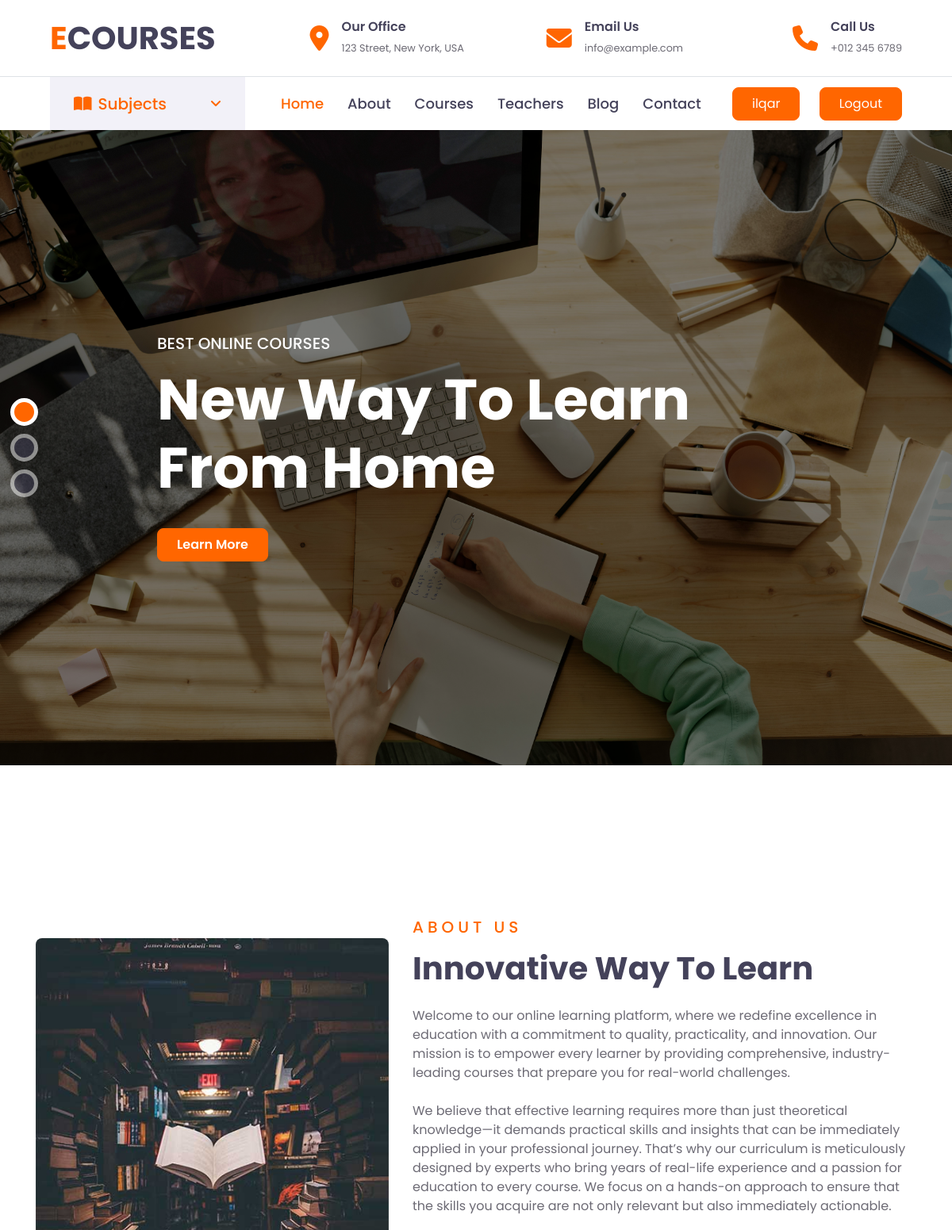
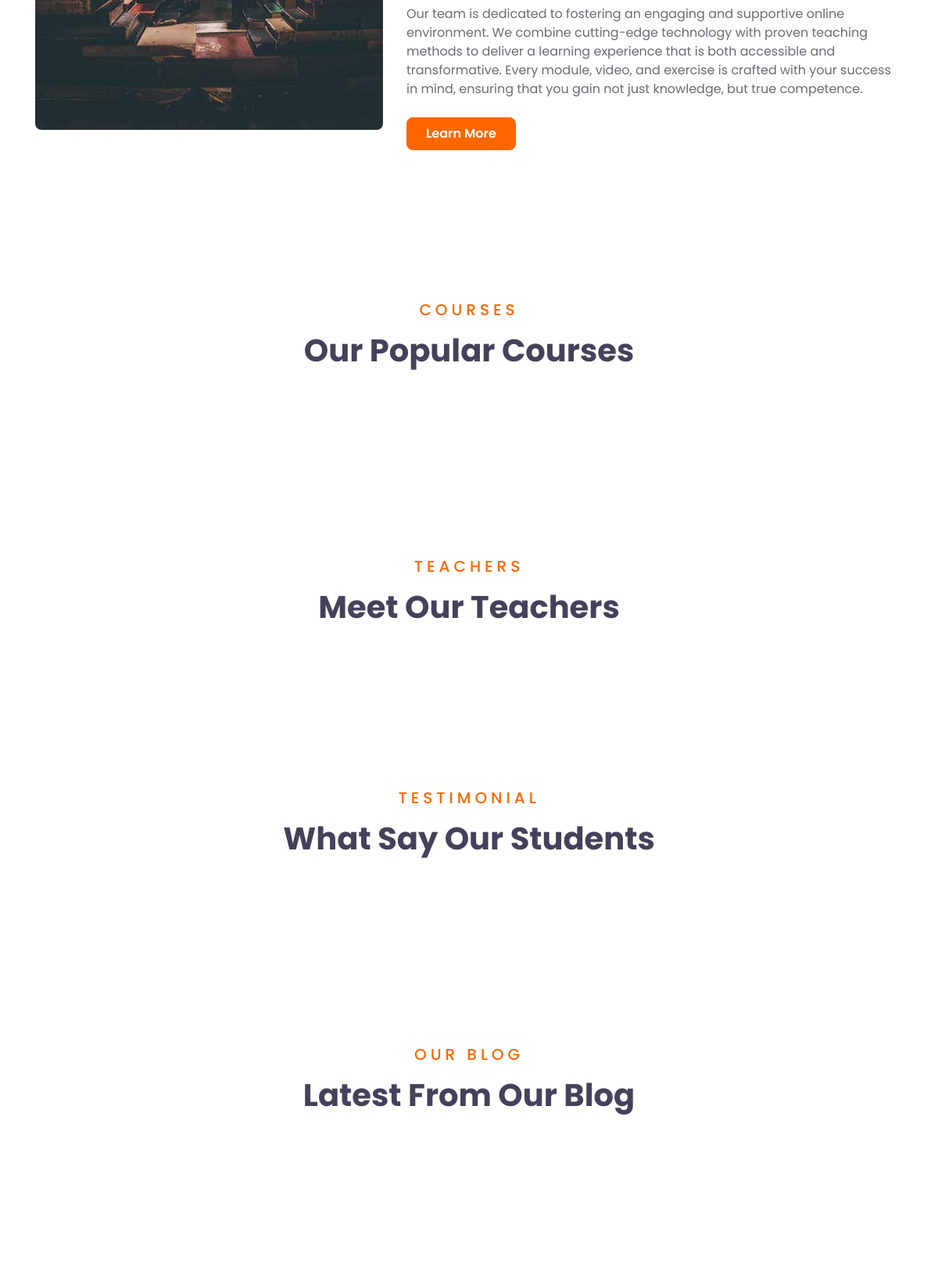
The app's page / (signed in, upper part) with its own data (2 pictures, top to bottom).
### myapp/models.py (models this page shows)
class IndexSlider(models.Model):
    title = models.CharField(max_length=100)
    subtitle = models.CharField(max_length=200)
    url = models.CharField(null=True, blank=True)
    image = models.ImageField(upload_to='images/', null=True, blank=True)
    created_at = models.DateTimeField(auto_now=True)
    updated_at = models.DateTimeField(auto_now=True)

class AboutUs(models.Model):
    title = models.CharField(max_length=100)
    h1 = models.CharField(max_length=100)
    description= models.TextField(max_length=2000)
    url = models.CharField(null=True, blank=True)
    image = models.ImageField(upload_to='images/', null=False, blank=False)
    created_at = models.DateTimeField(auto_now=True)
    updated_at = models.DateTimeField(auto_now=True)

### myapp/views.py (the view, shortened to what this page needs)
# urls.py: path('', views.index, name='index'),
def index(request):
    about_us = AboutUs.objects.all()
    sliders = IndexSlider.objects.all()
    explore_top_subjects = ExploreTopSubjects.objects.all()
    courses = Courses.objects.all()
    teachers = Teachers.objects.all()
    testimonials = TestimonialSlider.objects.all()
    get_in_touch = GetInTouch.objects.all()
    EXPERIENCES = ["Təcrübəsiz", "Tələbə", "Peşəkar"]
    blogs = Blog.objects.order_by('-created_at')[:3]
    return render(request, 'index.html', {
        "sliders": sliders,
        "about_us": about_us,
        "explore_top_subjects": explore_top_subjects,
        "courses": courses,
        "teacher": teachers,
        "testimonial": testimonials,
        "get_in_touch": get_in_touch,
        "last_posts": blogs,
        "experiences": EXPERIENCES,
    })

### templates/index.html (shortened to what this page needs)
{% extends 'base.html' %}
{% load static %}
{% block content %}
    <div class="container-fluid p-0 pb-5 mb-5">
        <div id="header-carousel" class="carousel slide carousel-fade" data-ride="carousel">
            <ol class="carousel-indicators">
                {% for slider in sliders %}
                {% if forloop.first %}
                <li data-target="#header-carousel" data-slide-to="{{forloop.counter0}}" class="active"></li>
                {% else %}
                <li data-target="#header-carousel" data-slide-to="{{forloop.counter0}}"></li>
                {% endif %}
                {% endfor %}
            </ol>
            <div class="carousel-inner">
                {% for slider in sliders %}
                {% if forloop.first %}
                <div class="carousel-item active" style="min-height: 300px;">
                    <img class="position-relative w-100" src="{{ slider.image.url }}" style="min-height: 300px; object-fit: cover;">
                    <div class="carousel-caption d-flex align-items-center justify-content-center">
                        <div class="p-5" style="width: 100%; max-width: 900px;">
                            <h5 class="text-white text-uppercase mb-md-3">{{ slider.title }}</h5>
                            <h1 class="display-3 text-white mb-md-4">{{ slider.subtitle }}</h1>
                            <a href="{{ slider.url }}" class="btn btn-primary py-md-2 px-md-4 font-weight-semi-bold mt-2">Learn More</a>
                        </div>
                    </div>
                </div>
                {% endif %}
                {% endfor %}
            </div>
        </div>
    </div>
    <div class="container-fluid py-5">
        <div class="container py-5">
            <div class="row align-items-center">
                <div class="col-lg-5">
                    <img class="img-fluid rounded mb-4 mb-lg-0" src="{{ about_us.0.image.url }}" alt="">
                </div>
                <div class="col-lg-7">
                    <div class="text-left mb-4">
                        <h5 class="text-primary text-uppercase mb-3" style="letter-spacing: 5px;">{{ about_us.0.title }}</h5>
                        <h1>{{ about_us.0.h1 }}</h1>
                    </div>
                    <p>{{ about_us.0.description|linebreaksbr }}</p>
                    <a href="{{about_us.0.url}}" class="btn btn-primary py-md-2 px-md-4 font-weight-semi-bold mt-2">Learn More</a>
                </div>
            </div>
        </div>
    </div>
    <div class="container-fluid py-5">
        <div class="container py-5">
            <div class="text-center mb-5">
                <h5 class="text-primary text-uppercase mb-3" style="letter-spacing: 5px;">Courses</h5>
                <h1>Our Popular Courses</h1>
            </div>
        </div>
    </div>
    <div class="container-fluid py-5">
        <div class="container pt-5 pb-3">
            <div class="text-center mb-5">
                <h5 class="text-primary text-uppercase mb-3" style="letter-spacing: 5px;">Teachers</h5>
                <h1>Meet Our Teachers</h1>
            </div>
        </div>
    </div>
    <div class="container-fluid py-5">
        <div class="container py-5">
            <div class="text-center mb-5">
                <h5 class="text-primary text-uppercase mb-3" style="letter-spacing: 5px;">Testimonial</h5>
                <h1>What Say Our Students</h1>
            </div>
        </div>
    </div>
    <div class="container-fluid py-5">
    <div class="container pt-5 pb-3">
        <div class="text-center mb-5">
            <h5 class="text-primary text-uppercase mb-3" style="letter-spacing: 5px;">Our Blog</h5>
            <h1>Latest From Our Blog</h1>
        </div>
        <div class="row pb-3">
        </div>
    </div>
</div>
{% endblock %}

### templates/base.html (shortened to what this page needs)
{% load static %}
<!DOCTYPE html>
<html lang="en">
<head>
    <link rel="stylesheet" href="https://cdnjs.cloudflare.com/ajax/libs/font-awesome/6.5.1/css/all.min.css">
    <link href="{% static 'lib/owlcarousel/assets/owl.carousel.min.css' %}" rel="stylesheet">
    <link href="{% static 'css/style.css' %}" rel="stylesheet">
</head>
<body>
    <div class="container-fluid d-none d-lg-block">
        <div class="row align-items-center py-4 px-xl-5">
            <div class="col-lg-3">
                <a href="{% url 'index' %}" class="text-decoration-none">
                    <h1 class="m-0"><span class="text-primary">E</span>COURSES</h1>
                </a>
            </div>
            <div class="col-lg-3 text-right">
                <div class="d-inline-flex align-items-center">
                    <i class="fa fa-2x fa-map-marker-alt text-primary mr-3"></i>
                    <div class="text-left">
                        <h6 class="font-weight-semi-bold mb-1">Our Office</h6>
                        <small>123 Street, New York, USA</small>
                    </div>
                </div>
            </div>
            <div class="col-lg-3 text-right">
                <div class="d-inline-flex align-items-center">
                    <i class="fa fa-2x fa-envelope text-primary mr-3"></i>
                    <div class="text-left">
                        <h6 class="font-weight-semi-bold mb-1">Email Us</h6>
                        <small>info@example.com</small>
                    </div>
                </div>
            </div>
            <div class="col-lg-3 text-right">
                <div class="d-inline-flex align-items-center">
                    <i class="fa fa-2x fa-phone text-primary mr-3"></i>
                    <div class="text-left">
                        <h6 class="font-weight-semi-bold mb-1">Call Us</h6>
                        <small>+012 345 6789</small>
                    </div>
                </div>
            </div>
        </div>
    </div>
    <div class="container-fluid">
        <div class="row border-top px-xl-5">
            <div class="col-lg-3 d-none d-lg-block">
                <a class="d-flex align-items-center justify-content-between bg-secondary w-100 text-decoration-none" data-toggle="collapse" href="#navbar-vertical" style="height: 67px; padding: 0 30px;">
                    <h5 class="text-primary m-0"><i class="fa fa-book-open mr-2"></i>Subjects</h5>
                    <i class="fa fa-angle-down text-primary"></i>
                </a>
            </div>
            <div class="col-lg-9">
                <nav class="navbar navbar-expand-lg bg-light navbar-light py-3 py-lg-0 px-0">
                    <div class="collapse navbar-collapse justify-content-between" id="navbarCollapse">
                        <div class="navbar-nav py-0">
                            <a href="{% url 'index' %}" class="nav-item nav-link {% if request.path == '/' %} active {% endif %}">Home</a>
                            <a href="{% url 'about' %}" class="nav-item nav-link {% if request.path == '/about/' %} active {% endif %}">About</a>
                            <a href="{% url 'course' %}" class="nav-item nav-link {% if request.path == '/course/' %} active {% endif %}">Courses</a>
                            <a href="{% url 'teacher' %}" class="nav-item nav-link {% if request.path == '/teacher/' %} active {% endif %}">Teachers</a>
                            <a href="{% url 'blog' %}" class="nav-item nav-link {% if request.path == '/blog/' %}active{% endif %}">Blog</a>
                            <a href="{% url 'contact' %}" class="nav-item nav-link {% if request.path == '/contact/' %} active {% endif %}">Contact</a>
                        </div>
                        {% if user.is_authenticated %}
                        <div>
                            <a class="btn btn-primary py-2 px-4 ml-auto d-none d-lg-block" href="{% url 'profile' %}">{{ user.username }}</a>
                        </div>
                        <div>
                            <a class="btn btn-primary py-2 px-4 ml-auto d-none d-lg-block" href="{% url 'logout' %}">Logout</a>
                        </div>
                        {% else %}
                        <a class="btn btn-primary py-2 px-4 ml-auto d-none d-lg-block" href="{% url 'login_page' %}">Join Now</a>
                        {% endif %}
                    </div>
                </nav>
            </div>
        </div>
    </div>
    {% block content %}{% endblock %}
</body>
</html>

### records on screen
IndexSlider: image (picture), title "BEST ONLINE COURSES", subtitle "New Way To Learn From Home"
AboutUs: image (picture), title "ABOUT US", h1 "Innovative Way To Learn", description "Welcome to our online learning platform, where we redefine excellence in education with a commitment to quality, practicality, and innovation. Our mission is to empower every learner by providing comprehensive, industry-leading courses that prepare you for real-world challenges. We believe that effective learning requires more than just theoretical knowledge—it demands practical skills and insights that can be immediately applied in your professional journey. That’s why our curriculum is meticulously designed by experts who bring years of real-life experience and a passion for education to every course. We focus on a hands-on approach to ensure that the skills you acquire are not only…"

### other values on screen
{{ user.username }} "ilqar"
